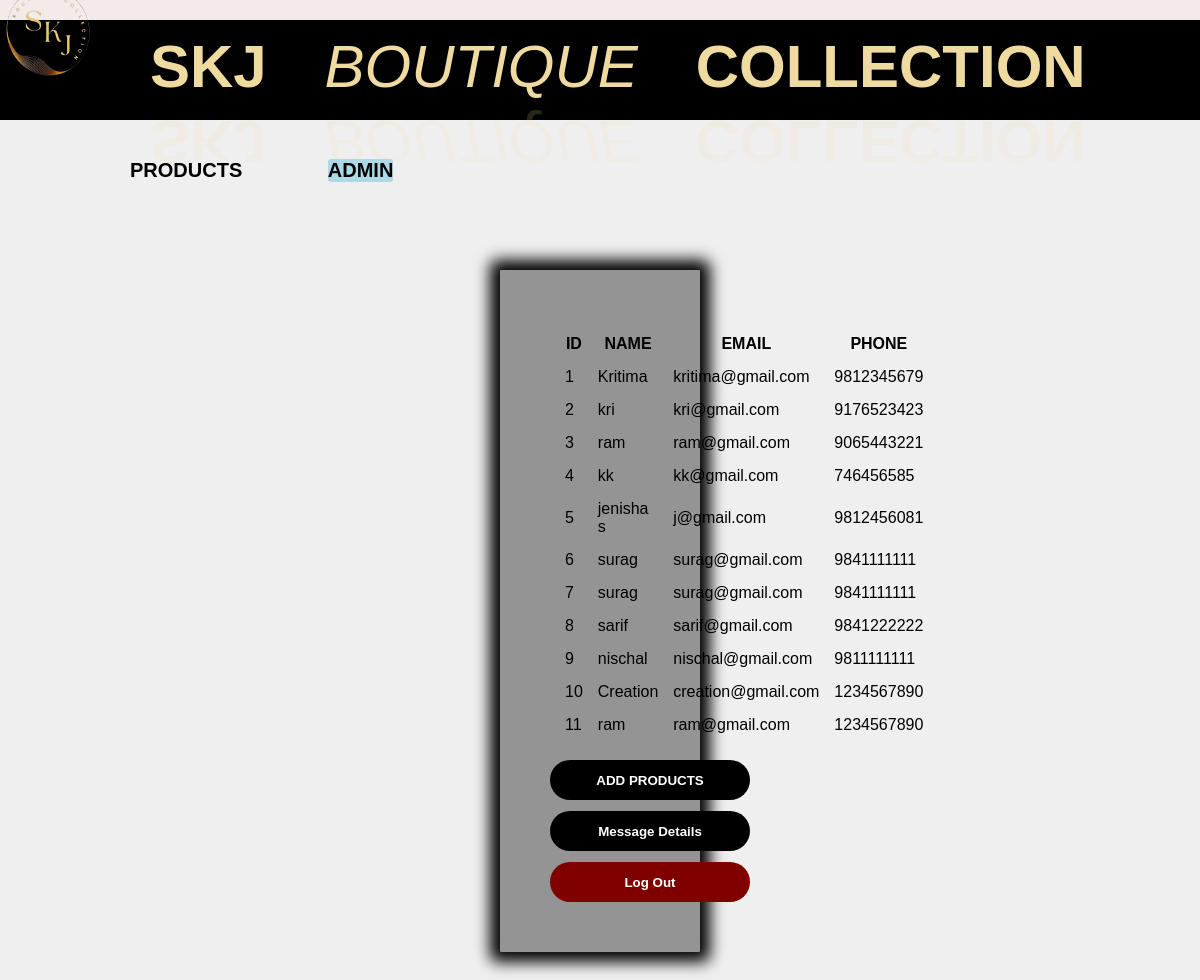
Page /admin_display.php on the committed database.
### tables this page shows
CREATE TABLE `register` (
  `ID` int(10) UNSIGNED NOT NULL,
  `NAME` varchar(20) NOT NULL,
  `EMAIL` varchar(50) NOT NULL,
  `PHONE` varchar(10) NOT NULL,
  `PASSWORD` varchar(25) NOT NULL
);

### admin_display.php (the view, shortened to what this page needs)
<html>
    <head>
    <link rel="stylesheet" href="style.css">
	<link rel="stylesheet" href="https://cdnjs.cloudflare.com/ajax/libs/font-awesome/6.4.0/css/all.min.css"
 />
</head>
<body>
<div id="box">
<div id="header"><img src="logo_boutique2.png" id="logoimage">
		<div class="wavy">
	 	<span style="--i:1" ><B>SKJ</B></span>
	 	<span style="--i:2"><I>Boutique</I></span>
	 	<span style="--i:3"><b>Collection</b></span>
	 	</div>
	</div>
	<div class="navbar">
		<ul><B>
		<li><a href="lehenga.php" >Products</a></li>
             <li class="active"><a href="button1.php">Admin</a></li>
         </B>
         </ul>
</div>
			<form action="#" method="post">
		<div class="container1">
            <center>
    <table border="1" color="black" cellspacing="15px">
        <tr>
            <th>ID</th>
            <th>NAME</th>
            <th>EMAIL</th>
            <th>PHONE</th>
</tr>
            <?php
include('config.php');
$query="SELECT * FROM REGISTER";
$data=mysqli_query($conn,$query);
$total=mysqli_num_rows($data);
if($total!=0)
{
    while(($result=mysqli_fetch_assoc($data)))
    {
     echo "
     <tr>
     <td>".$result['ID']."</td>
     <td>".$result['NAME']."</td>
     <td>".$result['EMAIL']."</td>
     <td>".$result['PHONE']."</td>
     ";
    }
}
else{
    echo"
    <tr>
    <th colspan='6'>no record found</th>
    </tr>
    ";
}
?>
</table></center>
</form>
<br>
<a href="add_lehenga_page.php"><center>
<input class="changeStyle" type="button" value="ADD PRODUCTS"></center></a>
<br>
<a href="admin_display_message.php"><center>
<input class="changeStyle" type="button" value="Message Details"></center></a>
<br>
<a href="index.php"><center>
<input class="changeStyle" style="background-color:maroon;" type="button" value="Log Out"></center></a>
</div>
</body>
</html>

### style.css (style rules this page uses)
#logoImage { height: 19vh; width: 12vw; margin: -4vh -2vw;float: left; }
.wavy { position : absolute; top: -25%; left: 10%; -webkit-box-reflect:below -12px linear-gradient(transparent,rgba(0, 0, 0, 0.2)); }
.wavy span { display: inline-block; color:rgb(239, 219, 160); font-size:60px;margin-left:30px;margin-top: -10px; text-transform: uppercase;animation: animate 1s ease-in-out infinite;animation-delay: calc(0.3s *var(--i)); }
#header { height:100px; background-color:black;opacity:100%;color: white; width:100%; font-size: 100px; text-decoration: blink;text-decoration-style: double; box-sizing: border-box; position:sticky; }
.navbar { height: 30px;width:85%;opacity: 100%; font-size: 20px; margin: auto; padding:50px 0; align-items: center;display: flex;position: sticky; }
.navbar ul li { list-style: none;display: inline-block;margin: 20px 40px; }
.navbar ul li a { text-decoration: none; color: black; text-transform: uppercase; }
.active,.navbar ul li a:hover { background: lightblue; border-radius: 3px; transition: 1s all ease; }
#box { margin:20px auto; height:200%; background-image:cover; border-image-width: 1px; background-color: rgb(240, 239, 239); }
.container1 { border-radius:2px;background-color:transparent; padding:50px;margin:50px 500px; opacity: 100%;box-shadow: 0 0 15px 10px black;background-color: #6f6f6fb4; }
* { padding:0; margin: 0; box-sizing: border-box; }
body { font-family: 'Franklin Gothic Medium', 'Arial Narrow', Arial, sans-serif; }
:root { --green:#67a25b; --red:#c0392b; --orange:#FF7700; --black:#000000; --white:#fff; --light-color:#666; --light-white:#ccc; --light-bg:#f2ebe9; --border:.1rem solid var(--black); --box-shadow:0 .5rem 1rem rgba(0,0,0,.1); }
* { font-family: 'Rubik', sans-serif; margin:0; padding:0; box-sizing: border-box; outline: none; border:none; text-decoration: none; transition:all .2s linear; }
html { font-size: 62.5%; overflow-x: hidden; }
body { background-color: var(--light-bg); }
:root { --black:#110101; --red:#c0392b; --orange:#FF7700; --green:rgb(97, 202, 97); --white:#fff; --light-color:#666; --light-green:rgb(136, 251, 136); --light-white:#ccc; --light-bg:#f2ebe9; --border:.1rem solid var(--black); --box-shadow:0 .5rem 1rem rgba(0,0,0,.1); }

### admin_display.php (style rules this page uses)
.changeStyle { border-radius: 20px; width: 20rem; height:4rem; font-weight:bold; color:white; background-color:black; }

### rows in the picture
register: ID "1", NAME "Kritima", EMAIL "kritima@gmail.com", PHONE "9812345679"
register: ID "2", NAME "kri", EMAIL "kri@gmail.com", PHONE "9176523423"
register: ID "3", NAME "ram", EMAIL "ram@gmail.com", PHONE "9065443221"
register: ID "4", NAME "kk", EMAIL "kk@gmail.com", PHONE "746456585"
register: ID "5", NAME "jenisha s", EMAIL "j@gmail.com", PHONE "9812456081"
register: ID "6", NAME "surag", EMAIL "surag@gmail.com", PHONE "9841111111"
register: ID "7", NAME "surag", EMAIL "surag@gmail.com", PHONE "9841111111"
register: ID "8", NAME "sarif", EMAIL "sarif@gmail.com", PHONE "9841222222"
register: ID "9", NAME "nischal", EMAIL "nischal@gmail.com", PHONE "9811111111"
register: ID "10", NAME "Creation", EMAIL "creation@gmail.com", PHONE "1234567890"
register: ID "11", NAME "ram", EMAIL "ram@gmail.com", PHONE "1234567890"
